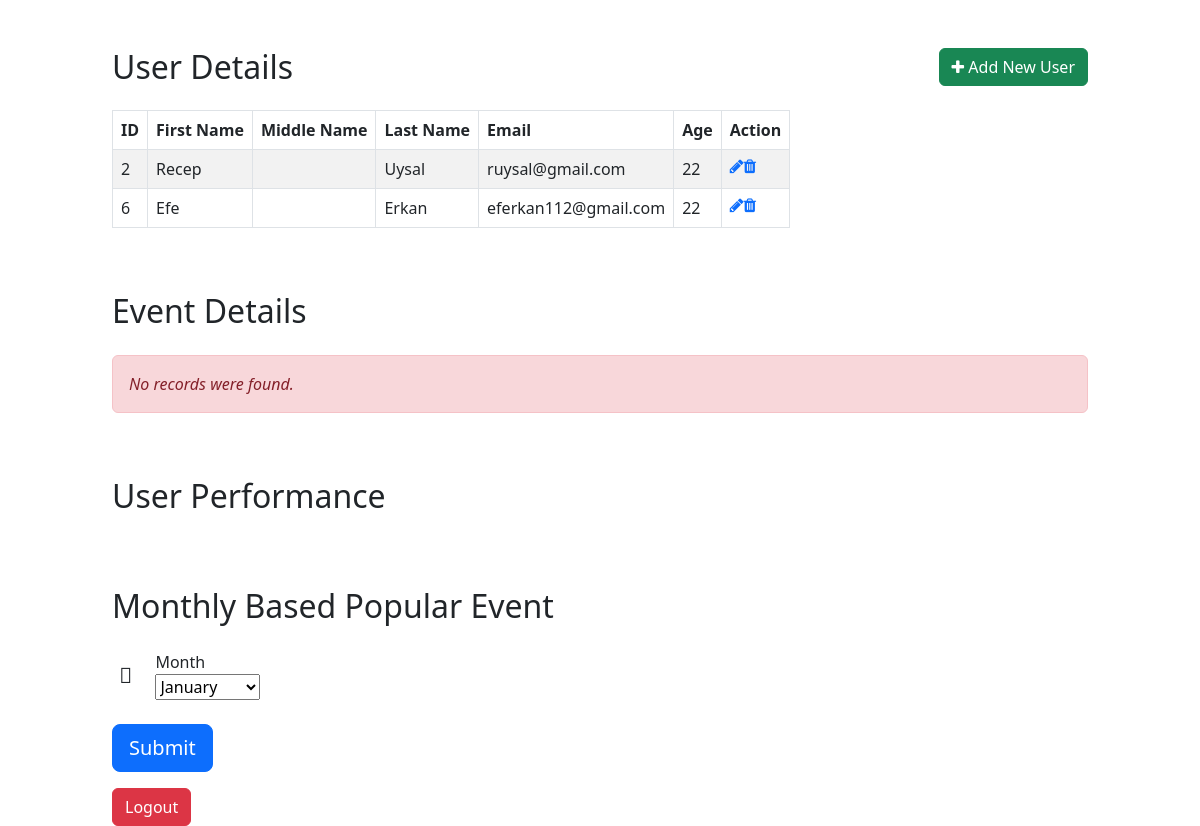
/admin/admin_page.php, run on an earlier commit of the app's database.
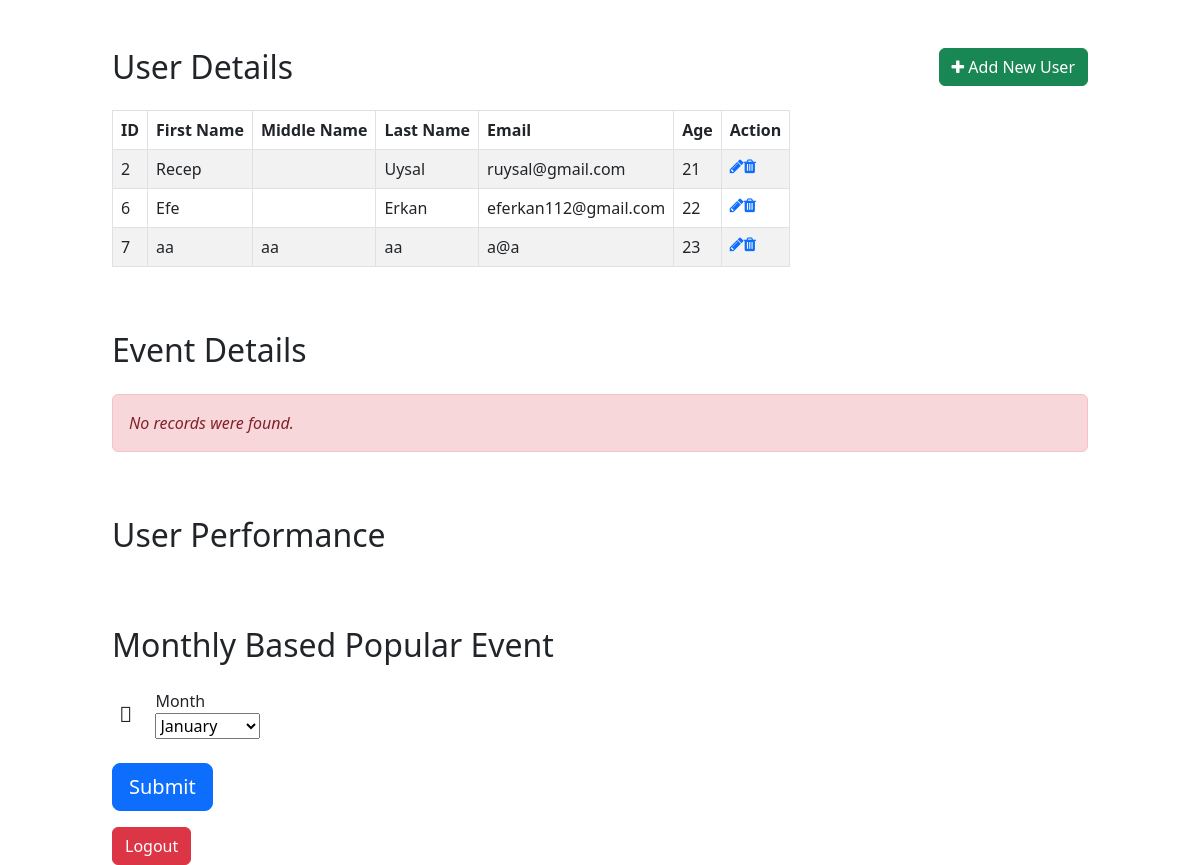
And on a later commit of the database.
### tables this page shows
CREATE TABLE `user` (
  `id` int(11) NOT NULL,
  `type` enum('A','U') NOT NULL DEFAULT 'U',
  `first_name` varchar(255) NOT NULL,
  `middle_name` varchar(255) DEFAULT NULL,
  `last_name` varchar(255) NOT NULL,
  `dateOfBirth` date NOT NULL,
  `age` int(11) NOT NULL,
  `gender` enum('M','F') NOT NULL,
  `mail` varchar(255) NOT NULL,
  `password` varchar(255) NOT NULL,
  `rating` float(2,1) NOT NULL DEFAULT 0.0
);

### admin/admin_page.php (the view, shortened to what the changed rows need)
<?php include("../api/connection.php"); ?>
<link href="https://cdn.jsdelivr.net/npm/bootstrap@5.2.1/dist/css/bootstrap.min.css" rel="stylesheet">
<link rel="stylesheet" href="https://maxcdn.bootstrapcdn.com/font-awesome/4.7.0/css/font-awesome.min.css">
<body>
    <div class="wrapper">
        <div class="container-fluid">
            <div class="row">
                <div class="col-md-12">
                    <div class="mt-5 mb-3 clearfix">
                        <h2 class="pull-left">User Details</h2>
                    </div>
                    <?php
                    $sql = "SELECT * FROM user";
                    if($result = mysqli_query($connection, $sql)){
                        if(mysqli_num_rows($result) > 0){
                            echo '<table class="table table-bordered table-striped w-auto">';
                                echo "<thead>";
                                    echo "<tr>";
                                        echo "<th>ID</th>";
                                        echo "<th>First Name</th>";
                                        echo "<th>Middle Name</th>";
                                        echo "<th>Last Name</th>";
                                        echo "<th>Email</th>";
                                        echo "<th>Age</th>";
                                        echo "<th>Action</th>";
                                    echo "</tr>";
                                echo "</thead>";
                                echo "<tbody>";
                                while($row = mysqli_fetch_array($result)){
                                    echo "<tr>";
                                        echo "<td>" . $row['id'] . "</td>";
                                        echo "<td>" . $row['first_name'] . "</td>";
                                        echo "<td>" . $row['middle_name'] . "</td>";
                                        echo "<td>" . $row['last_name'] . "</td>";
                                        echo "<td>" . $row['mail'] . "</td>";
                                        echo "<td>" . $row['age'] . "</td>";
                                        echo "<td>";
                                            echo '<a href="update_user.php?id='. $row['id'] .'" class="mr-3" title="Update User" data-toggle="tooltip"><span class="fa fa-pencil"></span></a>';
                                            echo '<a href="delete_user.php?id='. $row['id'] .'" title="Delete User" data-toggle="tooltip"><span class="fa fa-trash"></span></a>';
                                        echo "</td>";
                                    echo "</tr>";
                                }
                                echo "</tbody>";
                            echo "</table>";
                        } else{
                            echo '<div class="alert alert-danger"><em>No records were found.</em></div>';
                        }
                    } else{
                        echo "Oops! Something went wrong. Please try again later.";
                    }
                    ?>
                </div>
            </div>
            <div class="row">
                <div class="col-md-12">
                    <div class="mt-5 mb-3 clearfix">
                        <h2 class="pull-left">Event Details</h2>
                    </div>
                </div>
            </div>
            <div class="row">
                <div class="col-md-12">
                    <div class="mt-5 mb-3 clearfix">
                        <h2 class="pull-left">User Performance</h2>
                    </div>
                </div>
            </div>
            <div class="row">
                <div class="col-md-12">
                    <div class="mt-5 mb-3 clearfix">
                        <h2 class="pull-left">Monthly Based Popular Event</h2>
                    </div>
                </div>
            </div>
        </div>
    </div>
</body>

What changed in the data, as far as the page shows it:
changed user "Recep": age "22" → "21"
added user: id "7", first_name "aa", middle_name "aa", last_name "aa", mail "a@a", age "23"
